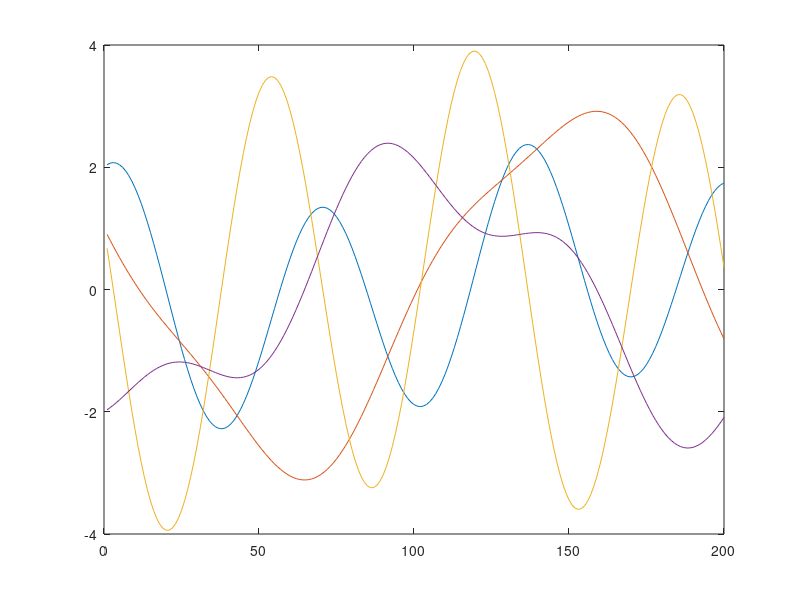
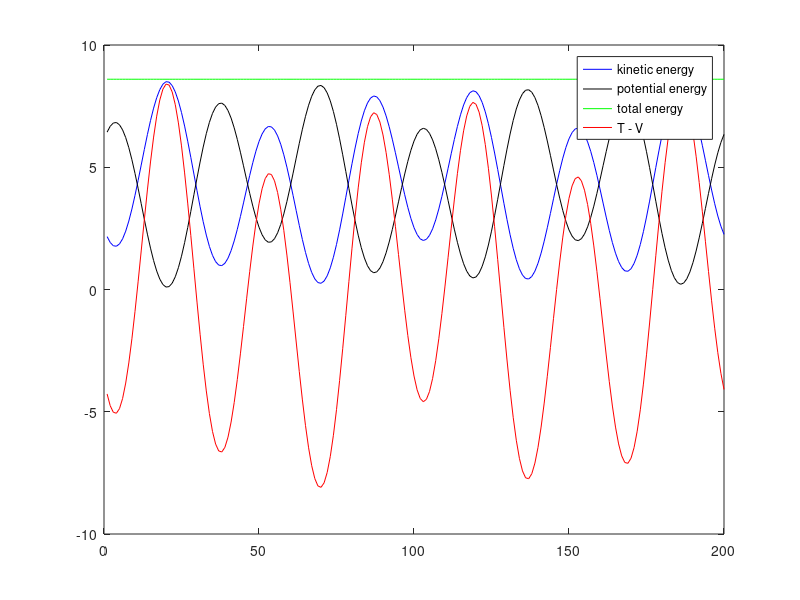

These figures' MATLAB source, in order:
clear all; close all;
m1 = 1;
m2 = 1;
k1 = 2.9;
k2 = 0.6;

M = diag([m1,m2]);
K = [k1+k2 -k2;
     -k2 k2];
C = diag([0,0]);
A = [zeros(2,2), eye(2);
    -M\K, -M\C];

dt = 0.05;
Ad = expm(A*dt);

t_len =200;
y = zeros(4,t_len);

y0 = zeros(4,1);
y0(1) = 2;
y0(2) = 1;
y0(3) = 1;
y0(4) = -2;
for i = 1:t_len
    
    y(:,i) = Ad*y0;
    
    y0 = y(:,i);
end

figure()
plot(y')

T = 0.5*m1*y(3,:).^2 + 0.5*m2*y(4,:).^2;
V = 0.5 * k1* y(1,:).^2 +  0.5 * k2* (y(2,:) - y(1,:)).^2 ;
figure()
plot(T,'-b'); hold on
plot(V,'-k')
plot(T + V,'-g')
plot(T - V,'-r')

legend("kinetic energy", "potential energy", "total energy","T - V")
